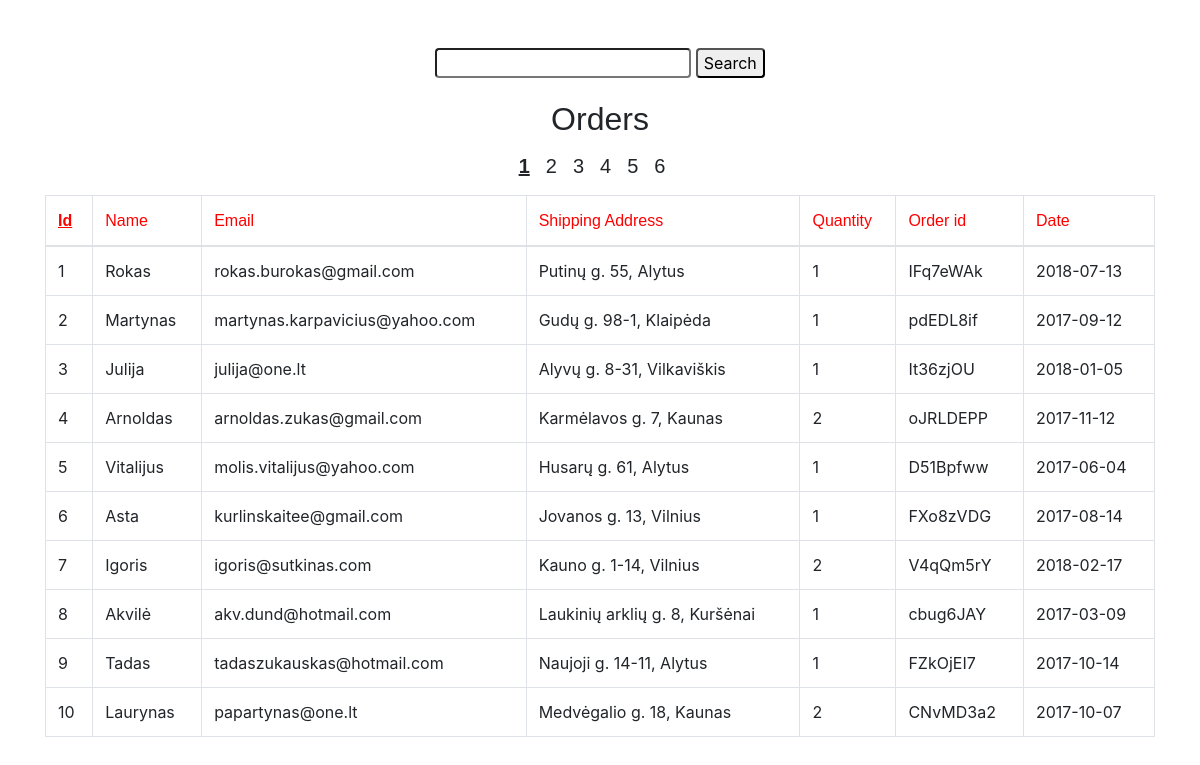
/orders.php, run on the app's committed database.
### tables this page shows
CREATE TABLE `orders` (
  `id` int(4) NOT NULL,
  `name` varchar(120) NOT NULL,
  `email` varchar(120) NOT NULL,
  `sh_addr` varchar(255) NOT NULL,
  `qty` int(4) NOT NULL,
  `order_id` varchar(255) NOT NULL,
  `time_stamp` date NOT NULL
);

### php/db_conn.php (called while the page is built, shortened)
<?php
class dbh {
  protected function connect() {
    $this->servername = "localhost";
    $this->username = "root";
    $this->password = "root";
    $this->dbname = "nfq";
    $conn = new mysqli ($this->servername, $this->username, $this->password, $this->dbname);
    mysqli_query($conn, "SET NAMES 'utf8'");
    return $conn;
  }
}
?>

### php/oder_list_classes.php (called while the page is built, shortened)
<?php
include_once('./php/db_conn.php');
class order_list extends dbh {
  public $results_per_page = 10;
  public $this_page_first_result;
  public $sort;
  public $order_by;
  public function __construct ($order_by, $sort, $current_page) {
    $this->number_of_records = $this->get_number_of_records();
    $this->number_of_pages = ceil($this->number_of_records/$this->results_per_page);
    $this->current_page = $current_page;
    $this->this_page_first_result = ($this->current_page-1)*$this->results_per_page;
    $this->sort = $sort;
    $this->order_by = $order_by;
    $array = array();
    $sql = "select *
            FROM orders
            ORDER BY $order_by
            $sort
            ";
    $result = $this->connect()->query($sql);
    while($row = $result->fetch_assoc()){
      $array[] = $row;
    }
    }
  public function get_number_of_records(){
      $sql = "select *
              FROM orders
              ";
      $result = $this->connect()->query($sql);
      return mysqli_num_rows($result);
  }
  public function get_orders_without_search(){
    $sql = "select *
            FROM orders
            ORDER BY $this->order_by
            $this->sort
            LIMIT " .$this->this_page_first_result. ',' .$this->results_per_page;
    $result = $this->connect()->query($sql);
    while($row = $result->fetch_assoc()){
      $temp_array[] = $row;
    }
    $this->orders_to_show = $temp_array;
  }
}
?>

### orders.php (the view, shortened to what this page needs)
<?php
include_once ('./php/oder_list_classes.php');
if(isset($_GET['page'])){
  $current_page = $_GET['page'];
}else {
  $current_page = 1;
}
if (isset($_GET['sort']) && $_GET['change_sort'] == 1) {
  $sort = $_GET['sort'];
  if ($sort == 'ASC') {
    $sort = 'DESC';
  }else{
    $sort = 'ASC';
  }
}elseif (isset($_GET['sort']) && $_GET['change_sort'] == 0) {
    $sort = $_GET['sort'];
}else{
  $sort = 'ASC';
}
if (isset($_GET['order_by'])) {
  $order_by = $_GET['order_by'];
}else {
  $order_by = 'id';
}
$allOrders = new order_list ($order_by, $sort, $current_page);
if (!isset($_GET['srch_phrase']) || $_GET['srch_phrase'] == "") {
  $srch_phrase = "";
  $search = "";
  $allOrders->get_orders_without_search();
}else {
  $srch_phrase = $_GET['srch_phrase'];
}
?>
<!DOCTYPE html>
<html lang="en" dir="ltr">
  <head>
    <link rel="stylesheet" href="https://maxcdn.bootstrapcdn.com/bootstrap/4.0.0/css/bootstrap.min.css">
    <link rel="stylesheet" href="./css/order_list.css">
  </head>
  <body>
    <div class="container">
      <div class="row" style="height: 100px;">
        <div class="col-sm-12">
          <div class="text-center mt-5">
            <form class="" action="orders.php" method="get">
              <input class="rounded" type="text" name="srch_phrase" value="">
              <input class="rounded" type="submit" name="submit" value="Search" />
            </form>
          </div>
        </div>
      </div>
      <div class="row mb-3">
        <div class="col-sm-12 text-center">
          <p class="h2 helvetica_font mb-3">Orders</p>
          <div>
            <?php
            for ($page=1; $page <= $allOrders->number_of_pages; $page++) {
              echo ('<a class="h5 helvetica_font page h4 mr-3" pagenr="'.$page.'" href="?order_by='.$order_by.'&&sort='.$sort.'&&page='.$page."&&change_sort=0"."&&srch_phrase=".$srch_phrase."&&submit=".$search.'">'.$page.'</a>');
            }
            ?>
          </div>
        </div>
      </div>
      <div class="row">
        <div class="col-sm-12">
          <table class="table table-bordered">
            <thead>
              <tr class="add_underline">
                <th><a class="helvetica_font columns" col-name="id" href='?order_by=id&&sort=<?php echo($sort)."&&page=".$current_page."&&change_sort=1"."&&srch_phrase=".$srch_phrase."&&submit=".$search?>'>Id</a></th>
                <th><a class="helvetica_font columns" col-name="name" href='?order_by=name&&sort=<?php echo($sort)."&&page=".$current_page."&&change_sort=1"."&&srch_phrase=".$srch_phrase."&&submit=".$search?>'>Name</a></th>
                <th><a class="helvetica_font columns" col-name="email" href='?order_by=email&&sort=<?php echo($sort)."&&page=".$current_page."&&change_sort=1"."&&srch_phrase=".$srch_phrase."&&submit=".$search?>'>Email</a></th>
                <th><a class="helvetica_font columns" col-name="sh_addr" href='?order_by=sh_addr&&sort=<?php echo($sort)."&&page=".$current_page."&&change_sort=1"."&&srch_phrase=".$srch_phrase."&&submit=".$search?>'>Shipping Address</a></th>
                <th><a class="helvetica_font columns" col-name="qty" href='?order_by=qty&&sort=<?php echo($sort)."&&page=".$current_page."&&change_sort=1"."&&srch_phrase=".$srch_phrase."&&submit=".$search?>'>Quantity</a></th>
                <th><a class="helvetica_font columns" col-name="order_id" href='?order_by=order_id&&sort=<?php echo($sort)."&&page=".$current_page."&&change_sort=1"."&&srch_phrase=".$srch_phrase."&&submit=".$search?>'>Order id</a></th>
                <th><a class="helvetica_font columns" col-name="time_stamp" href='?order_by=time_stamp&&sort=<?php echo($sort)."&&page=".$current_page."&&change_sort=1"."&&srch_phrase=".$srch_phrase."&&submit=".$search?>'>Date</a></th>
              </tr>
            </thead>
            <tbody>
              <?php
              foreach ($allOrders->orders_to_show as $key => $value) {
                echo('<tr>
                        <td>'.$value['id'].'</td>'.
                        '<td>'.$value['name'].'</td>'.
                        '<td>'.$value['email'].'</td>'.
                        '<td>'.$value['sh_addr'].'</td>'.
                        '<td>'.$value['qty'].'</td>'.
                        '<td>'.$value['order_id'].'</td>'.
                        '<td>'.$value['time_stamp'].'</td>
                      <tr>');
                }
              ?>
            </tbody>
          </table>
        </div>
      </div>
    </div>
  </body>
</html>

### css/order_list.css (style rules this page uses)
.highlight { text-decoration: underline; font-weight: bold!important; }
a.columns { color: red; }
.helvetica_font { font-family: Helvetica, sans-serif!important; font-weight: 400; }

### data on the page
orders: id "1", name "Rokas", email "rokas.burokas@gmail.com", sh_addr "Putinų g. 55, Alytus", qty "1", order "IFq7eWAk", time_stamp "2018-07-13"
orders: id "2", name "Martynas", email "martynas.karpavicius@yahoo.com", sh_addr "Gudų g. 98-1, Klaipėda", qty "1", order "pdEDL8if", time_stamp "2017-09-12"
orders: id "3", name "Julija", email "julija@one.lt", sh_addr "Alyvų g. 8-31, Vilkaviškis", qty "1", order "It36zjOU", time_stamp "2018-01-05"
orders: id "4", name "Arnoldas", email "arnoldas.zukas@gmail.com", sh_addr "Karmėlavos g. 7, Kaunas", qty "2", order "oJRLDEPP", time_stamp "2017-11-12"
orders: id "5", name "Vitalijus", email "molis.vitalijus@yahoo.com", sh_addr "Husarų g. 61, Alytus", qty "1", order "D51Bpfww", time_stamp "2017-06-04"
orders: id "6", name "Asta", email "kurlinskaitee@gmail.com", sh_addr "Jovanos g. 13, Vilnius", qty "1", order "FXo8zVDG", time_stamp "2017-08-14"
orders: id "7", name "Igoris", email "igoris@sutkinas.com", sh_addr "Kauno g. 1-14, Vilnius", qty "2", order "V4qQm5rY", time_stamp "2018-02-17"
orders: id "8", name "Akvilė", email "akv.dund@hotmail.com", sh_addr "Laukinių arklių g. 8, Kuršėnai", qty "1", order "cbug6JAY", time_stamp "2017-03-09"
orders: id "9", name "Tadas", email "tadaszukauskas@hotmail.com", sh_addr "Naujoji g. 14-11, Alytus", qty "1", order "FZkOjEI7", time_stamp "2017-10-14"
orders: id "10", name "Laurynas", email "papartynas@one.lt", sh_addr "Medvėgalio g. 18, Kaunas", qty "2", order "CNvMD3a2", time_stamp "2017-10-07"
